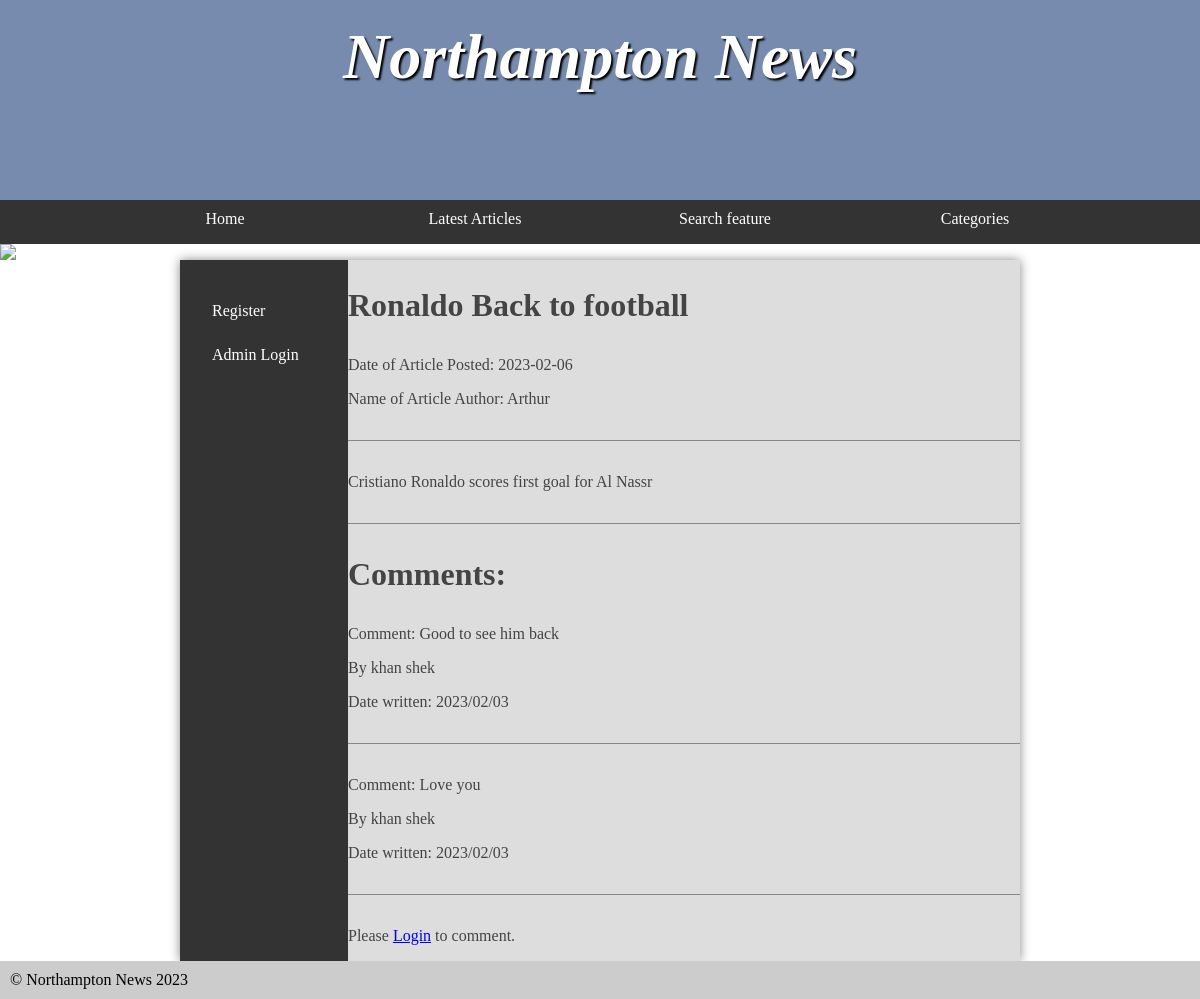
The page /adminArticles.php?article=Ronaldo Back to football on the database its author committed.
### tables this page shows
CREATE TABLE `articles` (
  `article_name` varchar(90) NOT NULL,
  `articleAuthor` varchar(90) DEFAULT NULL,
  `publishDate` date DEFAULT NULL,
  `categoryID` varchar(50) DEFAULT NULL,
  `Content` longtext,
  PRIMARY KEY (`article_name`)
);

CREATE TABLE `comment` (
  `commentId` int NOT NULL,
  `firstName` varchar(50) DEFAULT NULL,
  `LastName` varchar(50) DEFAULT NULL,
  `Comnt_Date` varchar(30) DEFAULT NULL,
  `Comnt_Content` mediumtext NOT NULL,
  `article_name` varchar(90) NOT NULL,
  `authorised` char(1) NOT NULL,
  `email` varchar(50) NOT NULL,
  PRIMARY KEY (`commentId`)
);

### connection.php (called while the page is built, shortened)
<?php
	class DbAccessObject{
		private $pdo;
		public function __construct($server, $username, $password, $schema){
			$this->pdo = new PDO("mysql:host=$server;dbname=$schema", "root", "root",
			[ PDO::ATTR_ERRMODE => PDO::ERRMODE_EXCEPTION]);
		}
		public function getArticle($article_name){
			$query = $this->pdo->prepare('
				SELECT *
				FROM articles
				WHERE article_name = :article_name
				ORDER BY publishDate DESC');
			$criteria = ['article_name' => $article_name];
			$query->execute($criteria);
			return $query;
		}
		public function getArticleComments($article_name) {
			$query = $this->pdo->prepare('
				SELECT *
				FROM comment
				WHERE article_name = :article_name
				AND authorised = :authorised
				');
			$criteria = ['article_name' => $article_name,
						'authorised' => 'Y'];
			$query->execute($criteria);
			return $query;
		}
	}

### adminArticles.php (the view, shortened to what this page needs)
<?php
	require 'layout.php';
?>
<main>
<?php
	require 'sidebar_nav.php';
?>
<?php
	$article = $connection->getArticle($_GET['article']);
	foreach ($article as $row){
		echo '<h2>' . $row['article_name'] . '</h2>';
		echo '<p> Date of Article Posted: ' . $row['publishDate'] . '</p>';
		echo '<p> Name of Article Author: ' . $row['articleAuthor'] . '</p>';
		echo '<form>';
		echo '<p>' . $row['Content'] . '</p>';
		echo '</form>';
		echo '<form>
		</form>';
		$review = $connection->getArticleComments($_GET['article']);
		echo"<h2>Comments:</h2>";
		foreach ($review as $row) {
			echo '<p> Comment: ' . $row['Comnt_Content'] .'</p>';
			echo '<p> By ' . $row['firstName'] . ' ' . $row['LastName'] . '</p>';
			echo '<p> Date written: ' . $row['Comnt_Date'] .'</p>';
			echo '<form>
				</form>';
		}
		if ($_SESSION['loggedIn'] == true){
			$imports = verification($_POST);
			if ($imports['isValid']){
				$getUser_Comment = $connection->getUser_Comment();
				$Comnt_Content=preg_replace("/[\n]/","<br>",$_POST['comment']);
				$getUser_Comment++;
				$Comnt_Date = date('Y/m/d');
				$addFieldComment = [
						'commentId' => $getUser_Comment,
						'firstName' => $_SESSION['firstName'],
						'LastName' => $_SESSION['LastName'],
						'article_name' => $_GET['article'],
						'Comnt_Date' => $Comnt_Date,
						'Comnt_Content' => $Comnt_Content,
						'email' => $_SESSION['email'],
						'authorised' => 'N'];
				$CommentAccess = $connection->CommentAccess($addFieldComment);
				echo '<p> Your Comment has been added. </p>';
				unset($_POST);
			}
			else {
				echo '  <form action="adminArticles.php?article=' . $row['article_name'] . '" method="POST">
						<label> Comment: </label><textarea name="comment"> </textarea>
						<input type="submit" name="submit" value="Submit" />
					</form> ';
			}
		}
		else {
			echo '<p> Please <a href="login.php">Login</a> to comment. </p>';
		}
	}
?>
	</main>
<?php
	require 'footer.php';
?>

### styles.css (style rules this page uses)
* { margin: 0; padding: 0; }
html { font-family: 'Oxygen-Regular', times, verdana, sans-serif; }
body { background-color: #fff; }
main { min-height: 50vh; background-color: #ddd; width: 70vw; display: block; margin: auto; box-shadow: 0px 0px 10px #888; color:#444; }
main h2 { font-size:2em; }
p, li, h2 { margin-bottom: 1em; }
form { padding-top: 2em; margin-top: 2em; border-top: 1px solid #888; }
main { display: table; }

### rows shown on the page
articles: article_name "Ronaldo Back to football", publishDate "2023-02-06", articleAuthor "Arthur", Content "Cristiano Ronaldo scores first goal for Al Nassr"
comment: Comnt_Content "Good to see him back", firstName "khan", LastName "shek", Comnt_Date "2023/02/03"
comment: Comnt_Content "Love you", firstName "khan", LastName "shek", Comnt_Date "2023/02/03"
